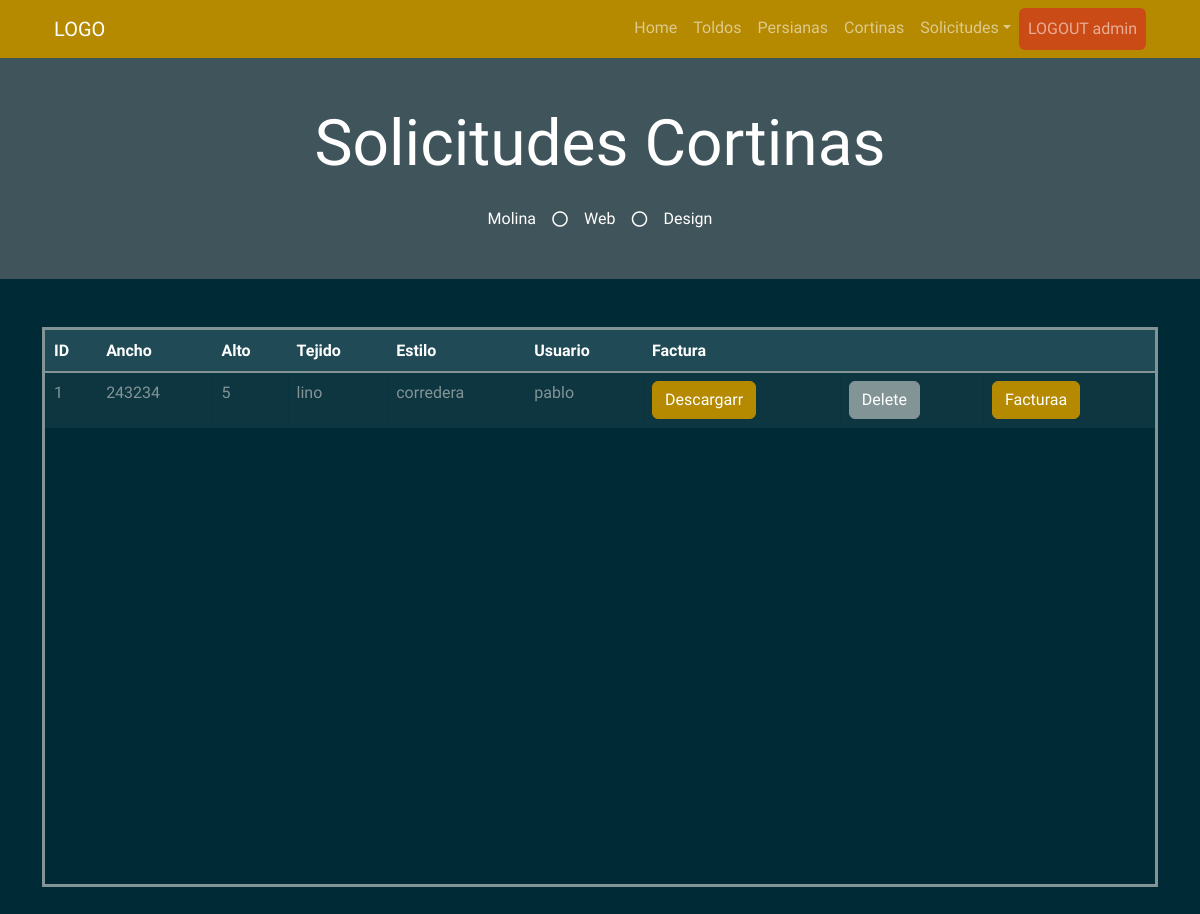
The app's page /solicitudes_c_admin (signed in), older data.
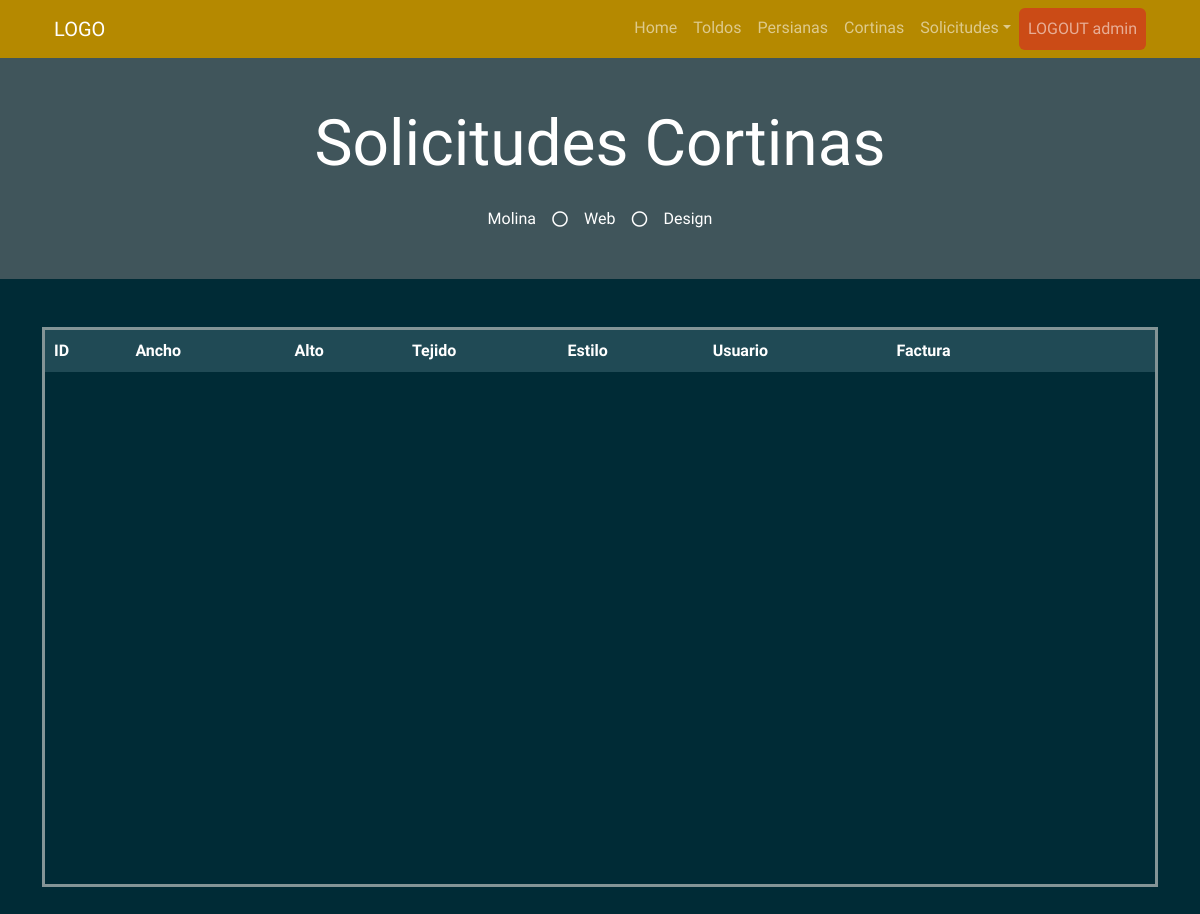
The same page, newer data.
### myapp/models.py (models this page shows)
    class PresupuestoCortina(db.Model):
        __tablename__ = "PresupuestoCortina"  # Nombre de la tabla que se crea
        PresupuestoCortina_id = db.Column("presupuestoCortina_id", db.Integer, Sequence(
            'presupuestoCortina_id_seq'),  primary_key=True)
        Ancho = db.Column(db.String(20))
        Alto = db.Column(db.Integer)
        Tejido = db.Column(db.String(30))
        Estilo = db.Column(db.String(30))
        Usu = db.Column(db.String(30))

### myapp/views.py (the view)
    @app.route("/solicitudes_c_admin", methods=["GET", "POST"])
    def solicitudes_c_admin():
        list_solicitud = db_access["list_solicitudes_c"]
        solicitudes = list_solicitud()
        usuario = session['usuario']
        usu = usuario
        return render_template("admin/cortinas/solicitudes_c_admin.html", solicitudes=solicitudes, usu=usu, os=os)

### myapp/templates/admin/cortinas/solicitudes_c_admin.html (shortened to what this page needs)
<!DOCTYPE html>
<html>
<head>
    <link href="https://cdn.jsdelivr.net/npm/bootstrap@5.1.3/dist/css/bootstrap.min.css" rel="stylesheet"
>
    <link rel="stylesheet" href="../static/style/bootstrap.min(8).css">
</head>
<body>
    {% include 'includes/navbar.html' %}
    <div class="jumbotron jumbotron-fluid bg-jumbotron" style=" background-color: rgba(128, 128, 128, 0.5);">
        <div class="container text-center py-5">
            <h3 class="text-white display-3 mb-4">Solicitudes Cortinas</h3>
            <div class="d-inline-flex align-items-center text-white">
                <p class="m-0">Molina</p>
                <i class="far fa-circle px-3"></i>
                <p class="m-0">Web</p>
                <i class="far fa-circle px-3"></i>
                <p class="m-0">Design</p>
            </div>
        </div>
    </div>
    <div class="container my-5">
        <div style=" overflow:auto;  height: 70vh; border-style: solid;">
            <table class="table table-bordered mx-auto">
                <thead class="table-dark">
                    <tr class="table-active">
                        <th>ID</th>
                        <th>Ancho</th>
                        <th>Alto</th>
                        <th>Tejido</th>
                        <th>Estilo</th>
                        <th>Usuario</th>
                        <th>Factura</th>
                        <th></th>
                        <th></th>
                    </tr>
                </thead>
                <tbody>
                    {% for solicitud in solicitudes %}
                    <tr>
                        <td> {{ solicitud.PresupuestoCortina_id }} </td>
                        <td> {{ solicitud.Ancho }} </td>
                        <td> {{ solicitud.Alto }} </td>
                        <td> {{ solicitud.Tejido }} </td>
                        <td> {{ solicitud.Estilo }} </td>
                        <td> {{ solicitud.Usu }} </td>
                        <td><a class="btn btn-primary"
                                href="/download_c_pdf/{{solicitud.PresupuestoCortina_id}}">Descargarr</a></td>
                        <form id="deletForm" action="/delete_solicitud_c/{{solicitud.PresupuestoCortina_id}}" method="post">
                            <td> <input type="submit" value="Delete" class="btn btn-secondary" /></td>
                        </form>
                        <td> <a class="btn btn-primary"
                                href="/create_factura_c/{{solicitud.PresupuestoCortina_id}}">Facturaa</a></td>
                    </tr>
                    {% endfor %}
                </tbody>
            </table>
        </div>
    </div>
</body>
</html>

Row changes from the older to the newer data that the page shows:
removed PresupuestoCortina: PresupuestoCortina_id "1", Ancho "243234", Alto "5", Tejido "lino", Estilo "corredera", Usu "pablo"
